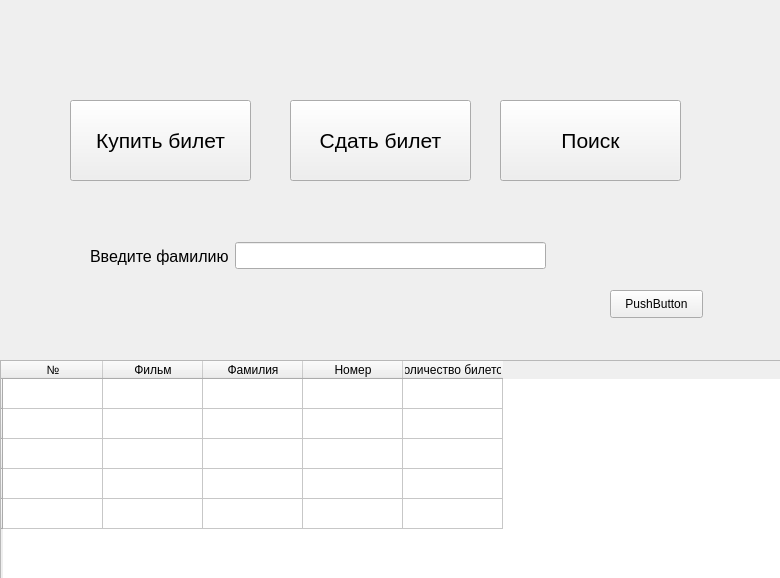
<?xml version="1.0" encoding="UTF-8"?>
<ui version="4.0">
 <class>tickets</class>
 <widget class="QWidget" name="tickets">
  <property name="geometry">
   <rect>
    <x>0</x>
    <y>0</y>
    <width>780</width>
    <height>578</height>
   </rect>
  </property>
  <property name="windowTitle">
   <string>Form</string>
  </property>
  <widget class="QPushButton" name="buy">
   <property name="geometry">
    <rect>
     <x>70</x>
     <y>100</y>
     <width>181</width>
     <height>81</height>
    </rect>
   </property>
   <property name="font">
    <font>
     <pointsize>16</pointsize>
    </font>
   </property>
   <property name="text">
    <string>Купить билет</string>
   </property>
  </widget>
  <widget class="QPushButton" name="pass">
   <property name="geometry">
    <rect>
     <x>290</x>
     <y>100</y>
     <width>181</width>
     <height>81</height>
    </rect>
   </property>
   <property name="font">
    <font>
     <pointsize>16</pointsize>
    </font>
   </property>
   <property name="text">
    <string>Сдать билет</string>
   </property>
  </widget>
  <widget class="QTableWidget" name="tableWidget">
   <property name="geometry">
    <rect>
     <x>0</x>
     <y>360</y>
     <width>781</width>
     <height>221</height>
    </rect>
   </property>
   <row>
    <property name="text">
     <string/>
    </property>
   </row>
   <row>
    <property name="text">
     <string/>
    </property>
   </row>
   <row>
    <property name="text">
     <string/>
    </property>
   </row>
   <row>
    <property name="text">
     <string/>
    </property>
   </row>
   <row>
    <property name="text">
     <string/>
    </property>
   </row>
   <column>
    <property name="text">
     <string>№</string>
    </property>
   </column>
   <column>
    <property name="text">
     <string>Фильм</string>
    </property>
   </column>
   <column>
    <property name="text">
     <string>Фамилия</string>
    </property>
   </column>
   <column>
    <property name="text">
     <string>Номер</string>
    </property>
   </column>
   <column>
    <property name="text">
     <string>Количество билетов</string>
    </property>
   </column>
  </widget>
  <widget class="QPushButton" name="find">
   <property name="geometry">
    <rect>
     <x>500</x>
     <y>100</y>
     <width>181</width>
     <height>81</height>
    </rect>
   </property>
   <property name="font">
    <font>
     <pointsize>16</pointsize>
    </font>
   </property>
   <property name="text">
    <string>Поиск</string>
   </property>
  </widget>
  <widget class="QWidget" name="layoutWidget">
   <property name="geometry">
    <rect>
     <x>90</x>
     <y>240</y>
     <width>456</width>
     <height>32</height>
    </rect>
   </property>
   <layout class="QHBoxLayout" name="horizontalLayout">
    <item>
     <widget class="QLabel" name="label">
      <property name="font">
       <font>
        <pointsize>12</pointsize>
       </font>
      </property>
      <property name="text">
       <string>Введите фамилию</string>
      </property>
     </widget>
    </item>
    <item>
     <widget class="QLineEdit" name="input">
      <property name="font">
       <font>
        <pointsize>12</pointsize>
       </font>
      </property>
      <property name="text">
       <string/>
      </property>
     </widget>
    </item>
   </layout>
  </widget>
  <widget class="QPushButton" name="pushButton">
   <property name="geometry">
    <rect>
     <x>610</x>
     <y>290</y>
     <width>93</width>
     <height>28</height>
    </rect>
   </property>
   <property name="text">
    <string>PushButton</string>
   </property>
  </widget>
 </widget>
 <resources/>
 <connections/>
</ui>
